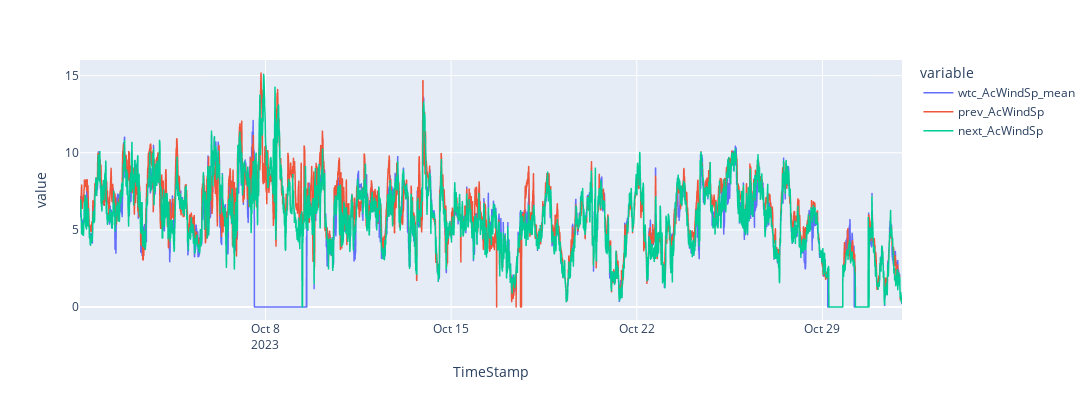

The code cell stored with this chart in its notebook:
### Code cell
# import plotly.express as px

tur = 95
fig = px.line(
    results.query("StationId == @tur"),
    x="TimeStamp",
    y=["wtc_AcWindSp_mean", "prev_AcWindSp", "next_AcWindSp"],
    # hover_data=["ID", "Error Type", "Alarmcode"],
    # color="Error Type",
    width=1800,
    height=400,
)
# fig.update_yaxes(autorange="reversed")  # otherwise tasks are listed from the bottom up
# This styles the line
fig.update_traces(line=dict(width=1.5))
fig.show()
# fig.write_html(f"alarms{104}.html")

### Figure 1 — Plotly figure (JSON) as saved in the notebook; plotly's stock layout.template omitted (floating-point values rounded to 4 significant figures; data arrays with more than 128 entries replaced by an {"elided": "..."} marker saying what was removed)
{"data": [{"hovertemplate": "variable=wtc_AcWindSp_mean<br>TimeStamp=%{x}<br>value=%{y}<extra></extra>", "legendgroup": "wtc_AcWindSp_mean", "line": {"color": "#636efa", "dash": "solid", "width": 1.5}, "marker": {"symbol": "circle"}, "mode": "lines", "name": "wtc_AcWindSp_mean", "showlegend": true, "type": "scattergl", "x": {"elided": "4464 str values"}, "xaxis": "x", "y": {"elided": "4464 float values"}, "yaxis": "y"}, {"hovertemplate": "variable=prev_AcWindSp<br>TimeStamp=%{x}<br>value=%{y}<extra></extra>", "legendgroup": "prev_AcWindSp", "line": {"color": "#EF553B", "dash": "solid", "width": 1.5}, "marker": {"symbol": "circle"}, "mode": "lines", "name": "prev_AcWindSp", "showlegend": true, "type": "scattergl", "x": {"elided": "4464 str values"}, "xaxis": "x", "y": {"elided": "4464 float values"}, "yaxis": "y"}, {"hovertemplate": "variable=next_AcWindSp<br>TimeStamp=%{x}<br>value=%{y}<extra></extra>", "legendgroup": "next_AcWindSp", "line": {"color": "#00cc96", "dash": "solid", "width": 1.5}, "marker": {"symbol": "circle"}, "mode": "lines", "name": "next_AcWindSp", "showlegend": true, "type": "scattergl", "x": {"elided": "4464 str values"}, "xaxis": "x", "y": {"elided": "4464 float values"}, "yaxis": "y"}], "layout": {"height": 400, "legend": {"title": {"text": "variable"}, "tracegroupgap": 0}, "margin": {"t": 60}, "width": 1800, "xaxis": {"anchor": "y", "domain": [0, 1], "title": {"text": "TimeStamp"}}, "yaxis": {"anchor": "x", "domain": [0, 1], "title": {"text": "value"}}}}
